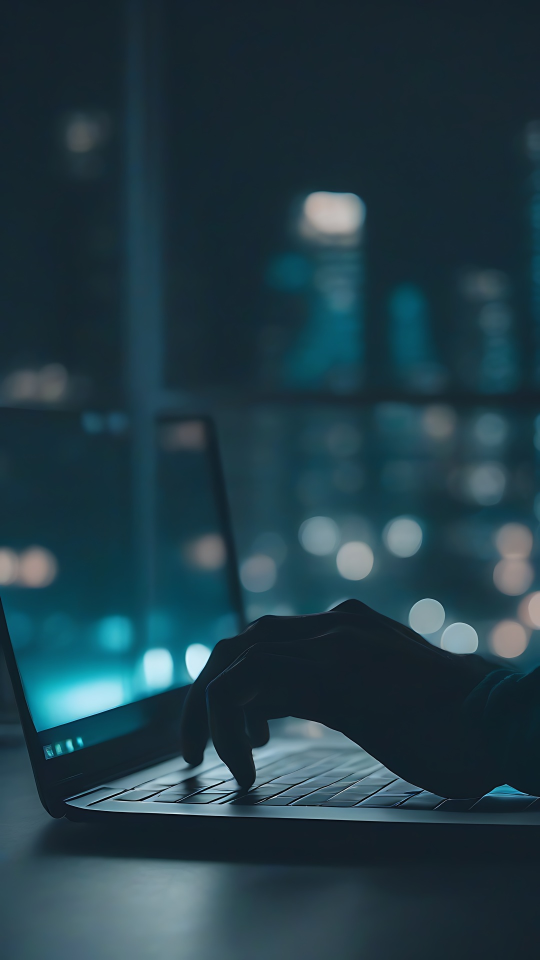
#> input picture vision_video/stills/final/shot01.jpg, 1080 x 1920 px, found by its file name (shown at 1/2 size); its folder holds 4 pictures in this run
$ python build_video.py stills/final/shot01.jpg
#> lines starting #> are read from the running program, lines starting #| are printed output that depends on the picture
### vision_video/lib/render.py
"""2.5D parallax renderer, procedural transitions and the film-wide grade. All local (NumPy + OpenCV)."""
import math
import cv2
import numpy as np

W, H = 1080, 1920
WORK = (1350, 2400)          # working canvas (1.25x output), downsampled from the 1620x2880 Real-ESRGAN canvas
BASE = W / WORK[0]           # 0.8: work px -> output px at zoom 1
OVERSCAN = 1.15              # base zoom so layer parallax and roll never reveal edges


def smoothstep(a, b, x):
    t = np.clip((x - a) / (b - a), 0, 1)
    return t * t * (3 - 2 * t)


def ease_io(t):  # ease-in-out cubic
    t = min(max(t, 0.0), 1.0)
    return 4 * t ** 3 if t < 0.5 else 1 - (-2 * t + 2) ** 3 / 2


def ease_ramp(t):  # speed ramp: fast attack, long slow tail (time remap)
    t = min(max(t, 0.0), 1.0)
    return 1 - (1 - t) ** 3.2


# move -> (zoom0, zoom1, tx0, tx1, ty0, ty1, roll0, roll1); translations in output px, roll in degrees
MOVES = {
    "push_in":         (1.00, 1.10, 0, 0, 6, -6, 0, 0),
    "push_in_slow":    (1.00, 1.06, 0, 0, 0, -4, 0, 0),
    "push_in_slowest": (1.00, 1.045, 0, 0, 3, -3, 0, 0),
    "pull_out":        (1.10, 1.00, 0, 0, -6, 6, 0, 0),
    "drift":           (1.03, 1.04, -18, 18, 6, -6, 0, 0),
    "slide_left":      (1.04, 1.04, 40, -40, 0, 0, 0, 0),
    "slide_right":     (1.04, 1.04, -40, 40, 0, 0, 0, 0),
    "orbit":           (1.04, 1.07, 34, -34, 0, 0, -0.8, 0.8),
    "sweep":           (1.05, 1.08, 48, -48, 0, 0, 0.6, -0.4),
}


class Layers:
    """Continuous 2.5D parallax: every pixel's zoom, pan and roll is scaled by its depth (near pixels move more).
    Solved by backward mapping (output pixel -> source pixel, two fixed-point iterations on depth), so the
    result has no holes and no layer seams; occlusion edges stretch the background slightly instead of
    tearing or doubling."""

    K_FAR, K_NEAR = 0.85, 1.20

    def __init__(self, canvas_bgr, disparity):
        img = cv2.resize(canvas_bgr, WORK, interpolation=cv2.INTER_AREA)
        d = cv2.resize(disparity, WORK, interpolation=cv2.INTER_LINEAR).astype(np.float32)
        self.img = img.astype(np.float32) / 255.0
        # Heavy smoothing keeps the displacement field fold-free: edges stretch slightly instead of doubling.
        self.d = cv2.GaussianBlur(d, (0, 0), 14.0)
        yy, xx = np.mgrid[0:H, 0:W].astype(np.float32)
        self.qx, self.qy = xx - W / 2, yy - H / 2

    # [74 lines left out: functions _inverse, render, camera, render_shot_frame, light_leak, whip, not called in this run]


# ---------- grade + finishing ----------

#            frame: (temp, sat, contrast, lift, exposure)
GRADE_KEYS = [(0, (-0.60, 0.60, 1.00, 0.030, 0.82)),
              (110, (-0.55, 0.64, 1.00, 0.030, 0.84)),
              (124, (-0.20, 0.85, 1.03, 0.015, 1.00)),
              (287, (0.15, 0.97, 1.06, 0.010, 1.00)),
              (300, (0.22, 1.05, 1.08, 0.000, 1.00)),
              (598, (0.24, 1.05, 1.08, 0.000, 1.00)),
              (612, (0.30, 0.96, 1.00, 0.020, 1.02)),
              (719, (0.32, 0.95, 1.00, 0.020, 1.02))]


# [6 lines left out: function grade_params, not called in this run]


_vig = None


# [39 lines left out: functions _vignette, grade, not called in this run]

### vision_video/build_video.py
"""Phases 4-6: render 720 frames (parallax, transitions, grade) to frames/, then encode final.mp4.
Resumable: existing frames are skipped. `python3 build_video.py --shots 12,13` re-renders only those shots."""
import json, pathlib, subprocess, sys, math
import cv2, numpy as np
sys.path.insert(0, str(pathlib.Path(__file__).parent / "lib"))
import render as R
from grid import Grid
from shots import SHOTS

ROOT = pathlib.Path(__file__).parent
FR = ROOT / "frames"
RAMP = {12, 16, 19, 25}  # Act 3 speed ramps (time remap + frame blending)
GRID_ZOOM_F = 12          # first 12 frames of shot 1
PULLBACK_F, FADE_F = 36, 12


def starts():
    s, out = 0, {}
    for sh in SHOTS:
        out[sh[0]] = s
        s += sh[1]
    return out


START = starts()
INFO = {sh[0]: sh for sh in SHOTS}


def load_layers(sid):
#> called with sid = 1
    c = cv2.imread(str(ROOT / f"stills/canvas/shot{sid:02d}.jpg"))
#> c is the input picture: shape (1920, 1080, 3); mean B, G, R 71.2, 60.7, 34.1
    d = cv2.imread(str(ROOT / f"stills/depth/shot{sid:02d}.png"), cv2.IMREAD_UNCHANGED).astype(np.float32) / 65535
    return R.Layers(c, d)
#> in __init__, `self.d = cv2.GaussianBlur(d, (0, 0), 14.0)`:
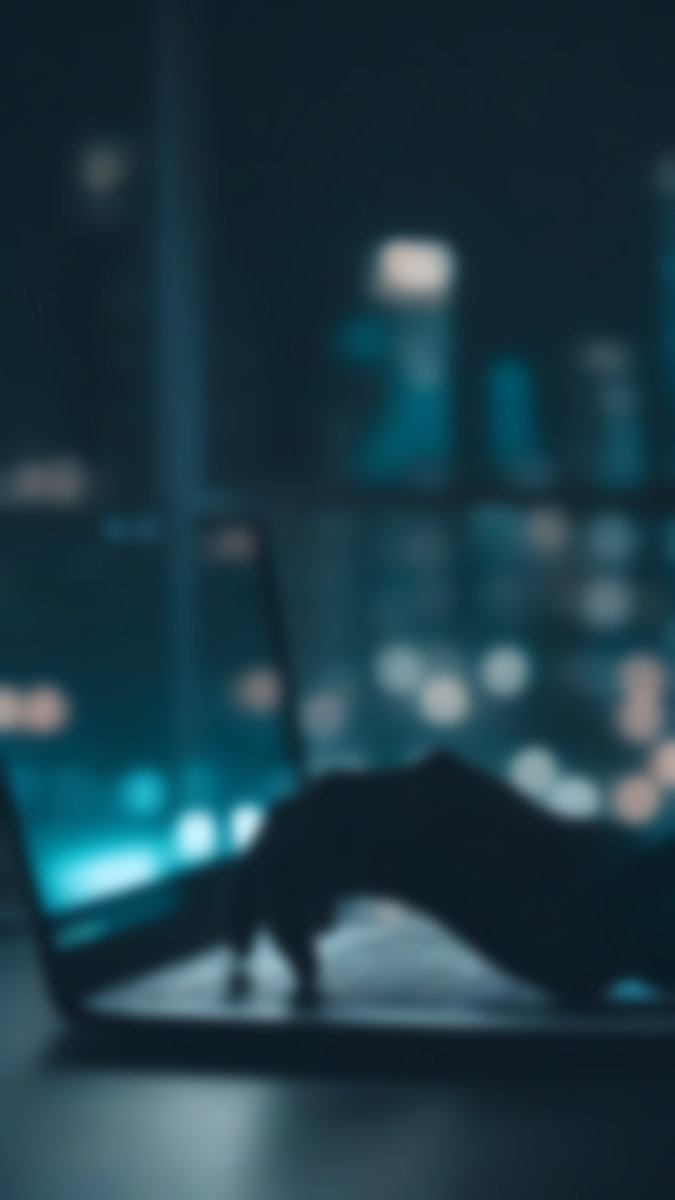
#> self.d: shape (2400, 1350, 3) float32 (shown at 1/2 size); mean B, G, R 0.00109, 0.000926, 0.000519; drawn with min black and max white


def finals():
    return {sid: cv2.imread(str(ROOT / f"stills/final/shot{sid:02d}.jpg")).astype(np.float32) / 255
            for sid in INFO if INFO[sid][3]}
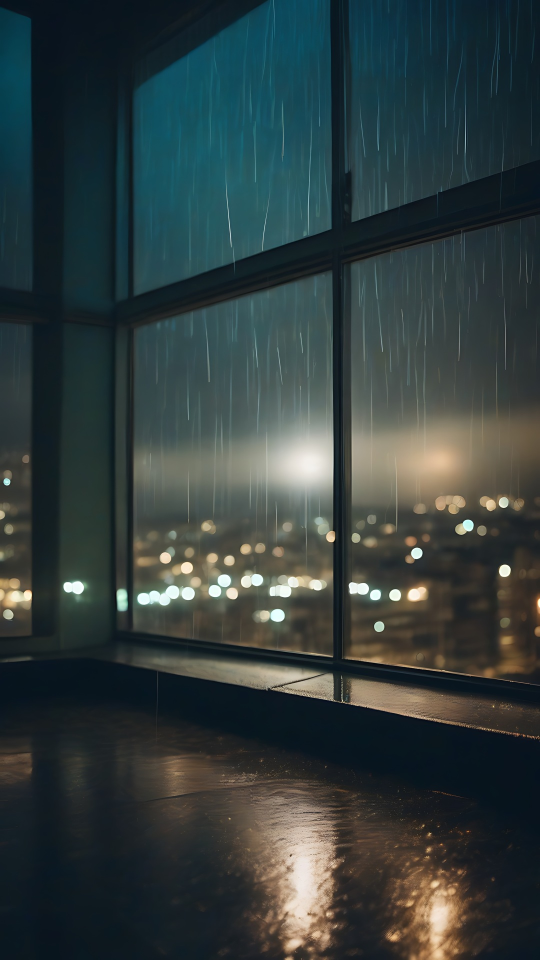
#> input picture vision_video/stills/final/shot02.jpg, 1080 x 1920 px (shown at 1/2 size)
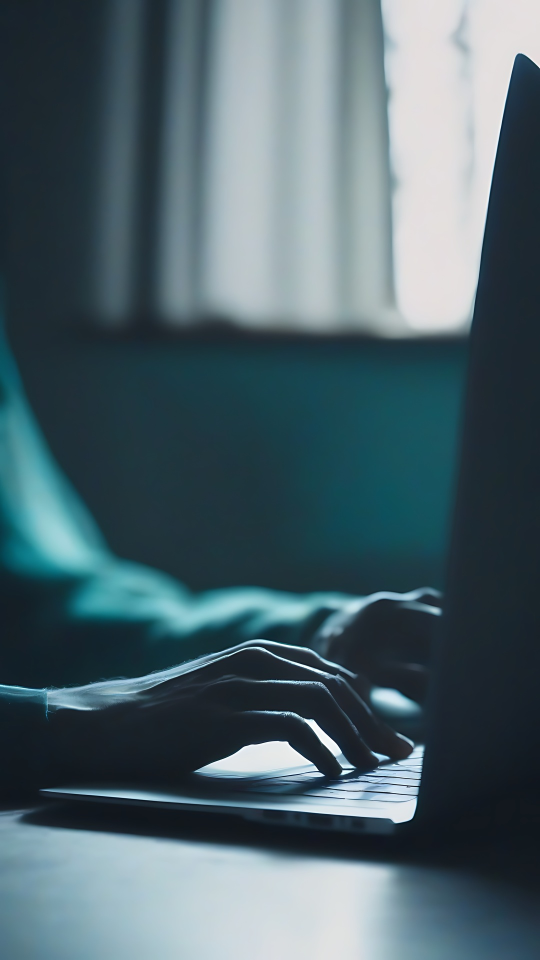
#> input picture vision_video/stills/final/shot03.jpg, 1080 x 1920 px (shown at 1/2 size)
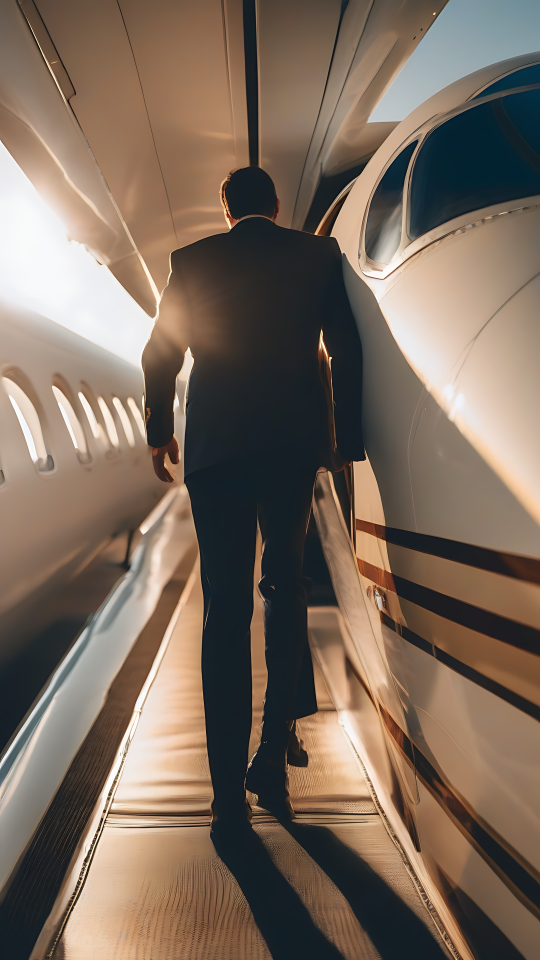
#> input picture vision_video/stills/final/shot04.jpg, 1080 x 1920 px (shown at 1/2 size)


def shot_frames(sid, L):
    """Yields (local index, raw BGR float frame) for one shot."""
    n, move = INFO[sid][1], INFO[sid][4]
    if sid == 1:
        body = n - GRID_ZOOM_F
        tiles = finals(); tiles[1] = R.render_shot_frame(L, move, 0, body, 1)
        g = Grid(tiles); F, z_end = g.fixed_point(1)
        for i in range(GRID_ZOOM_F):
            u = R.ease_io(i / (GRID_ZOOM_F - 1))
            z = math.exp(math.log(z_end) * u)
            yield i, g.render(z, F) * (0.55 + 0.45 * u)
        for i in range(body):
            yield GRID_ZOOM_F + i, R.render_shot_frame(L, move, i, body, 1)
    elif sid == 28:
        L27 = load_layers(27)
        tiles = finals(); tiles[27] = R.render_shot_frame(L27, INFO[27][4], INFO[27][1] - 1, INFO[27][1], 27)
        g = Grid(tiles); F, z_end = g.fixed_point(27)
        for i in range(n):
            u = R.ease_io(min(i / (PULLBACK_F - 1), 1.0))
            z = math.exp(math.log(z_end) * (1 - u))
            yield i, g.render(z, F)
    else:
        for i in range(n):
            yield i, R.render_shot_frame(L, move, i, n, sid, ramp=sid in RAMP)


def transitions(gf, frame, sid, i):
    """Post-grade transitions around cuts (each spans < 8 frames)."""
    n = INFO[sid][1]
    nxt = INFO.get(sid + 1)
    # incoming side of this shot's cut
    kind = INFO[sid][5]
    if kind == "light_leak" and i < 3:
        frame = R.light_leak(frame, 0.85 * (1 - i / 3.5), gf / 24, sid)
    if kind == "whip" and i < 3:
        frame = R.whip(frame, (1.0, 0.55, 0.2)[i], +1)
    # outgoing side (next shot's transition)
    if nxt and i >= n - 3:
        j = i - (n - 3)  # 0,1,2
        if nxt[5] == "light_leak":
            frame = R.light_leak(frame, 0.85 * (j + 1) / 3.5, gf / 24, sid)
        if nxt[5] == "whip":
            frame = R.whip(frame, (0.3, 0.65, 1.0)[j], -1)
    if sid == 28 and i >= n - FADE_F:  # fade to true black after the grade (grain and lift included)
        frame = frame * (1 - (i - (n - FADE_F) + 1) / FADE_F)
    return frame


def pre_grade(frame, sid, i):
    n = INFO[sid][1]
    if sid == 3:  # screen glow fades out toward the match cut
        frame = frame * (1 - 0.5 * R.ease_io(max(0, i - (n - 14)) / 13))
    if sid == 4 and i < 6:  # warm light floods in through the jet door
        frame = frame * (1 + 0.5 * (1 - i / 6))
    return frame


def render(only=None):
    FR.mkdir(exist_ok=True)
    for sh in SHOTS:
        sid, n = sh[0], sh[1]
        if only and sid not in only:
            continue
        s0 = START[sid]
        if not only and all((FR / f"{s0 + i:04d}.jpg").exists() for i in range(n)):
            continue
        L = load_layers(sid) if sid != 28 else None
        for i, raw in shot_frames(sid, L):
            gf = s0 + i
            out = R.grade(pre_grade(raw, sid, i), gf, night=sh[2] == "Cn")
            out = transitions(gf, out, sid, i)
            cv2.imwrite(str(FR / f"{gf:04d}.jpg"), (np.clip(out, 0, 1) * 255 + 0.5).astype(np.uint8),
                        [cv2.IMWRITE_JPEG_QUALITY, 96])
        print(f"shot {sid} rendered ({n} frames)", flush=True)


def encode():
    cmd = ["ffmpeg", "-y", "-loglevel", "error", "-framerate", "24", "-i", str(FR / "%04d.jpg"), "-frames:v", "720",
           "-c:v", "libx264", "-crf", "17", "-preset", "slow", "-pix_fmt", "yuv420p", "-an",
           "-movflags", "+faststart", str(ROOT / "final.mp4")]
    subprocess.run(cmd, check=True)
    print("encoded final.mp4")


if __name__ == "__main__":
    only = None
    if "--shots" in sys.argv:
        only = {int(x) for x in sys.argv[sys.argv.index("--shots") + 1].split(",")}
#> (the run stopped early here; a loop or call above may not have finished)
